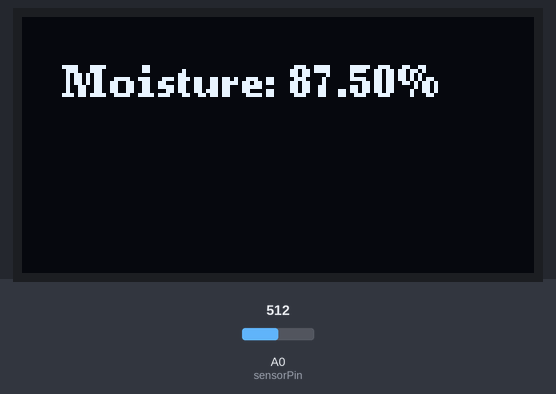
Simulated run of this sketch. Board: Arduino Uno, built with avr-gcc and run on an emulated ATmega328P. Parts: 128×64 one-colour display. The test bench sets the inputs (shaded band); at power-on: A0 (sensorPin) = 512. What the sketch prints to the serial monitor is not drawn.

Above: at 1.8 s.
1.9 s: A0 (sensorPin) set to 716
At 3.1 s:
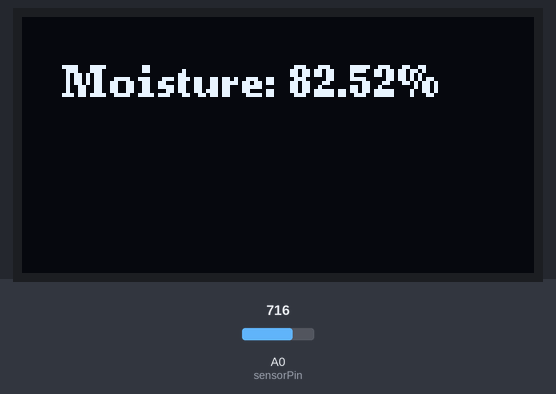
3.6 s: A0 (sensorPin) set to 900
At 4.7 s:
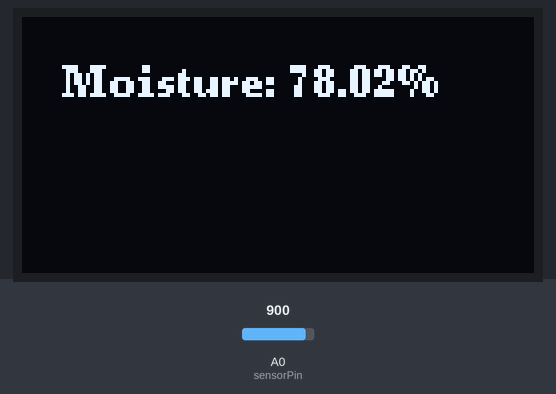
5.7 s: A0 (sensorPin) set to 1023
Timing chart, 0 to 8.7 s (numbered marks = the images above; inputs shaded):
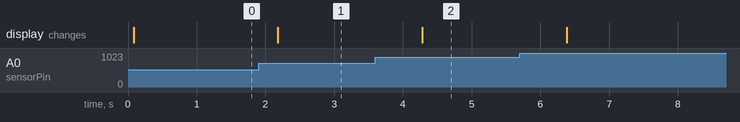

The sketch:

u8g2lib_oled_moisture_level_sensor.ino
```cpp
#include <Wire.h>
#include <U8g2lib.h>

int sensorPin = A0;

// Initialize the OLED display (change to match your display model)
U8G2_SSD1306_128X64_NONAME_F_SW_I2C u8g2(U8G2_R0, /* clock=*/ SCL, /* data=*/ SDA, /* reset=*/ U8X8_PIN_NONE);

void setup() {
  u8g2.begin();  // Start display
  Serial.begin(115200);
}

void loop() {
  int sensorValue = analogRead(sensorPin);  // Read moisture sensor (A0)
  float moistureLevel = (100 - ((sensorValue / 4095.00) * 100));// Convert to percentage
  // map(value we tryna use, convert 4095-0 to 0-100)

  u8g2.clearBuffer();  // Clear screen

  u8g2.setFont(u8g2_font_ncenB08_tr);  // Set font
  u8g2.setCursor(10, 20);  // Set position
  u8g2.print("Moisture: ");
  u8g2.print(moistureLevel);
  u8g2.print("%");

  Serial.println(sensorValue);

  u8g2.sendBuffer();  // Display content
  delay(1000);  // Update every second
}
```

Measured:
- after the input at 1.9 s, the display: changes after 0.28 s (image 1)
- after the input at 3.6 s, the display: changes after 0.68 s (image 2)
